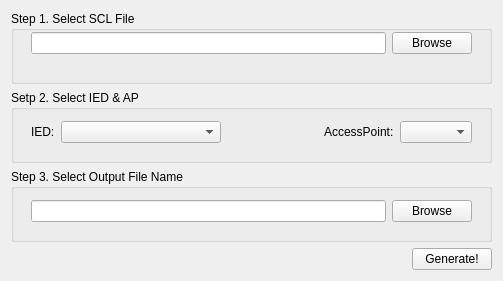
<?xml version="1.0" encoding="UTF-8"?>
<ui version="4.0">
 <class>MainFrame</class>
 <widget class="QWidget" name="MainFrame">
  <property name="geometry">
   <rect>
    <x>0</x>
    <y>0</y>
    <width>503</width>
    <height>281</height>
   </rect>
  </property>
  <property name="windowTitle">
   <string>Form</string>
  </property>
  <layout class="QVBoxLayout" name="verticalLayout_2">
   <item>
    <layout class="QVBoxLayout" name="verticalLayout">
     <item>
      <widget class="QGroupBox" name="groupBox">
       <property name="title">
        <string>Step 1. Select SCL File</string>
       </property>
       <widget class="QWidget" name="">
        <property name="geometry">
         <rect>
          <x>20</x>
          <y>20</y>
          <width>441</width>
          <height>25</height>
         </rect>
        </property>
        <layout class="QHBoxLayout" name="horizontalLayout">
         <item>
          <widget class="QLineEdit" name="sclLineEdit">
           <property name="readOnly">
            <bool>true</bool>
           </property>
          </widget>
         </item>
         <item>
          <widget class="QPushButton" name="choseSclPushButton">
           <property name="text">
            <string>Browse</string>
           </property>
          </widget>
         </item>
        </layout>
       </widget>
      </widget>
     </item>
     <item>
      <widget class="QGroupBox" name="groupBox_2">
       <property name="title">
        <string>Setp 2. Select IED &amp;&amp; AP</string>
       </property>
       <widget class="QWidget" name="">
        <property name="geometry">
         <rect>
          <x>20</x>
          <y>30</y>
          <width>441</width>
          <height>24</height>
         </rect>
        </property>
        <layout class="QHBoxLayout" name="horizontalLayout_4">
         <item>
          <layout class="QHBoxLayout" name="horizontalLayout_2">
           <item>
            <widget class="QLabel" name="label">
             <property name="text">
              <string>IED:</string>
             </property>
            </widget>
           </item>
           <item>
            <widget class="QComboBox" name="iedComboBox">
             <property name="minimumSize">
              <size>
               <width>160</width>
               <height>0</height>
              </size>
             </property>
            </widget>
           </item>
          </layout>
         </item>
         <item>
          <spacer name="horizontalSpacer">
           <property name="orientation">
            <enum>Qt::Horizontal</enum>
           </property>
           <property name="sizeHint" stdset="0">
            <size>
             <width>168</width>
             <height>20</height>
            </size>
           </property>
          </spacer>
         </item>
         <item>
          <layout class="QHBoxLayout" name="horizontalLayout_3">
           <item>
            <widget class="QLabel" name="label_2">
             <property name="text">
              <string>AccessPoint:</string>
             </property>
            </widget>
           </item>
           <item>
            <widget class="QComboBox" name="apComboBox"/>
           </item>
          </layout>
         </item>
        </layout>
       </widget>
      </widget>
     </item>
     <item>
      <widget class="QGroupBox" name="groupBox_3">
       <property name="title">
        <string>Step 3. Select Output File Name</string>
       </property>
       <widget class="QWidget" name="layoutWidget_2">
        <property name="geometry">
         <rect>
          <x>20</x>
          <y>30</y>
          <width>441</width>
          <height>25</height>
         </rect>
        </property>
        <layout class="QHBoxLayout" name="horizontalLayout_5">
         <item>
          <widget class="QLineEdit" name="outLineEdit">
           <property name="readOnly">
            <bool>true</bool>
           </property>
          </widget>
         </item>
         <item>
          <widget class="QPushButton" name="choseCfgPushButton">
           <property name="text">
            <string>Browse</string>
           </property>
          </widget>
         </item>
        </layout>
       </widget>
      </widget>
     </item>
     <item>
      <layout class="QHBoxLayout" name="horizontalLayout_6">
       <item>
        <spacer name="horizontalSpacer_2">
         <property name="orientation">
          <enum>Qt::Horizontal</enum>
         </property>
         <property name="sizeHint" stdset="0">
          <size>
           <width>388</width>
           <height>20</height>
          </size>
         </property>
        </spacer>
       </item>
       <item>
        <widget class="QPushButton" name="generatePushButton">
         <property name="text">
          <string>Generate!</string>
         </property>
        </widget>
       </item>
      </layout>
     </item>
    </layout>
   </item>
  </layout>
 </widget>
 <resources/>
 <connections/>
</ui>
